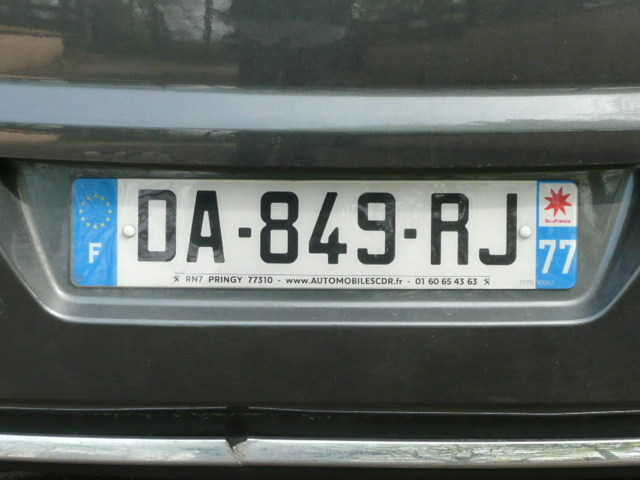
%> input picture Projet_Immatriculation_DOLIQUE/P1.JPG, 640 x 480 px
$ octave --eval "result = BottomHat(imread('P1.JPG'));"   (GNU Octave 9; MATLAB toolbox functions it lacks are replaced by stand-ins)
%> lines starting %> are read from the running program, lines starting %| are printed output that depends on the picture
%--------------------------------------------------------------------------------------
%
%	Philippine DOLIQUE
%
%	Projet reconnaissance de plaques d'immatriculation
%
%	Modification : 07.06.2018
%
%--------------------------------------------------------------------------------------
function [ im ] = BottomHat( image )
%UNTITLED Summary of this function goes here
%   Detailed explanation goes here

    grayIm = rgb2gray (image);
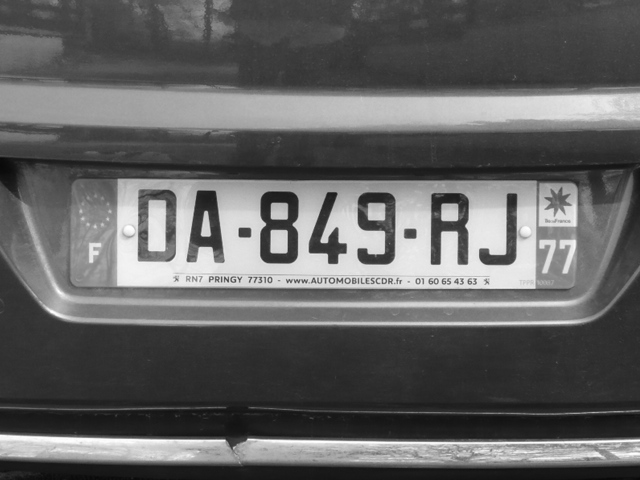
%> grayIm: size 480x640 uint8; min 8, max 255, mean 98.1
    se = strel('square', 30);
    imClose = imclose(grayIm, se);
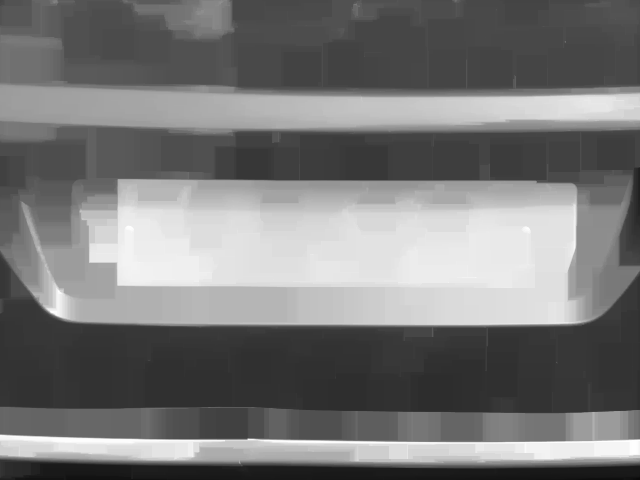
%> imClose: size 480x640 uint8; min 11, max 255, mean 119.8
    im = imClose - grayIm ;
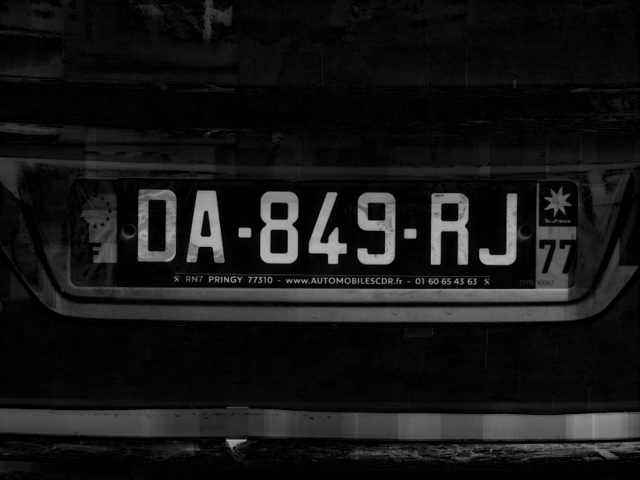
%> im: size 480x640 uint8; min 0, max 179, mean 21.7
%     figure, imshow(im);

end

$ run again, on Projet_Immatriculation_DOLIQUE/P11.JPG
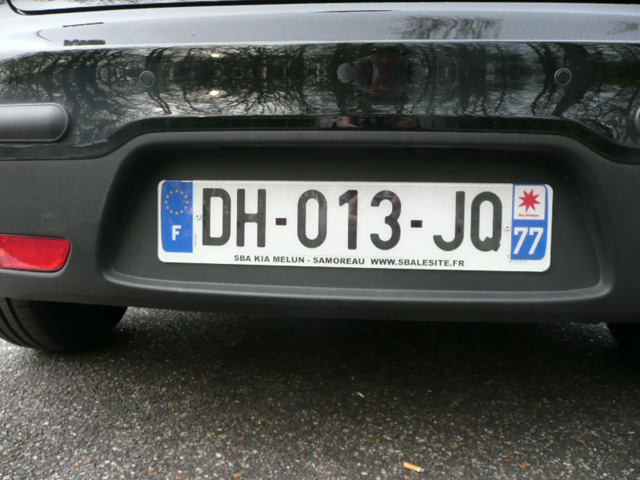
%> input picture Projet_Immatriculation_DOLIQUE/P11.JPG, 640 x 480 px
%> in BottomHat, `imClose = imclose(grayIm, se);`:
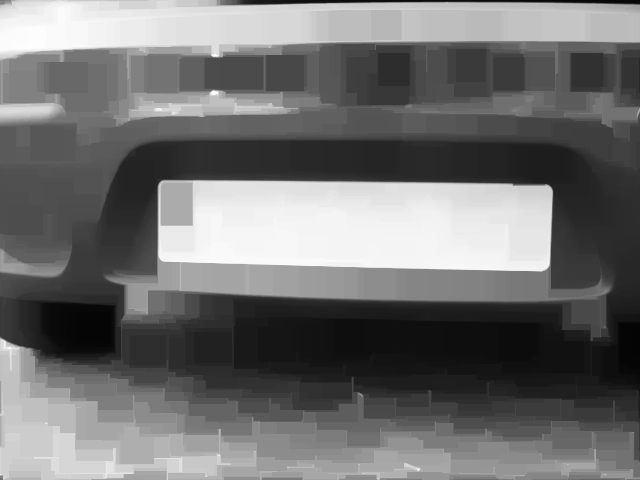
%> imClose: size 480x640 uint8; min 4, max 254, mean 112
%> in BottomHat, `im = imClose - grayIm ;`:
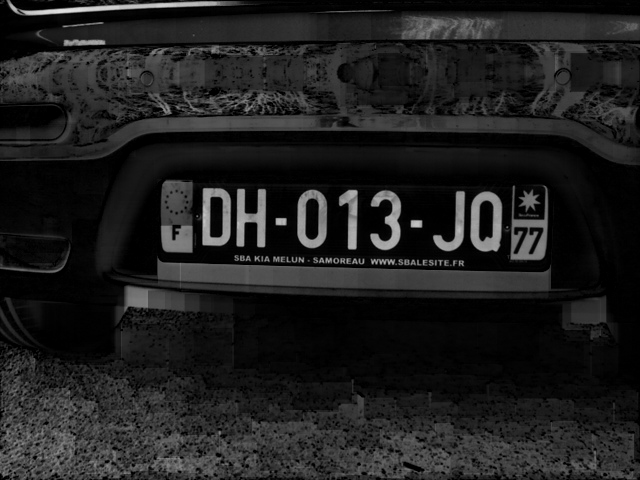
%> im: size 480x640 uint8; min 0, max 227, mean 30.7
